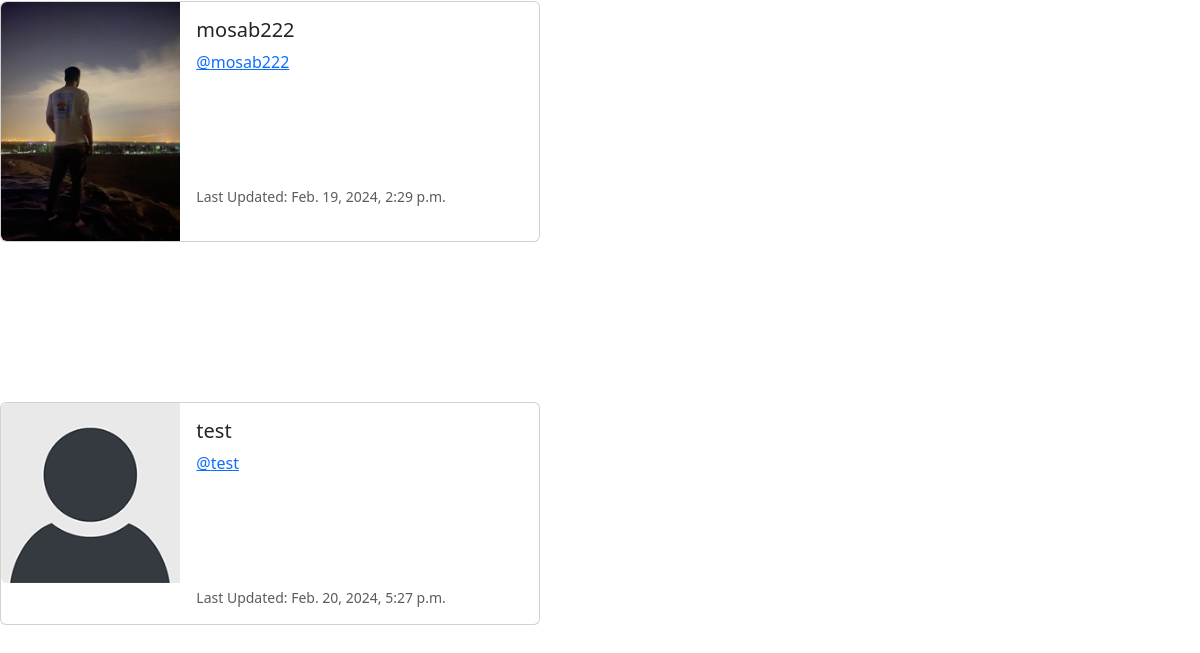
/profile_list/ (signed in, lower part), run on an earlier commit of the app's database.
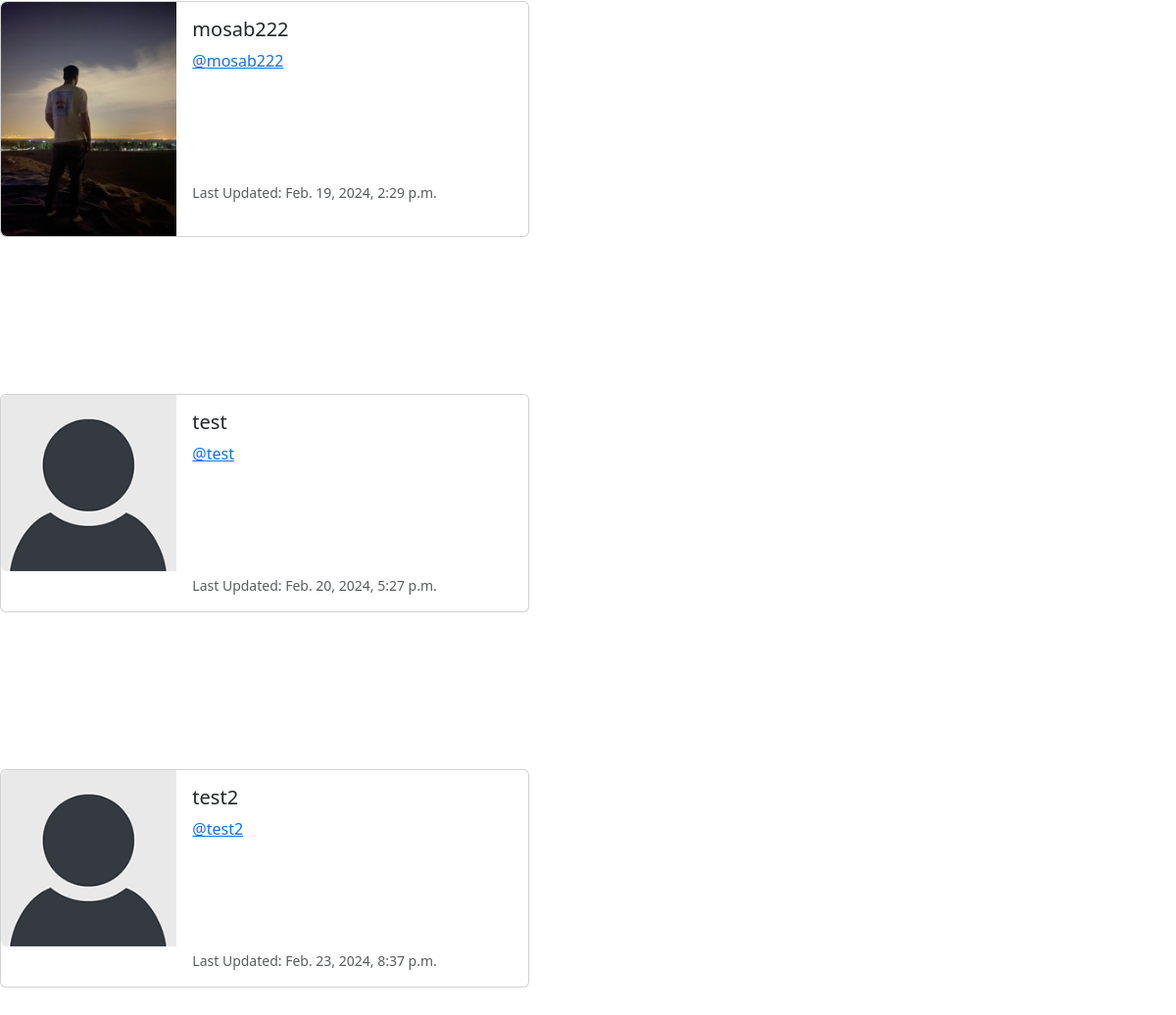
And on a later commit of the database.
### muskerapp/models.py (models this page shows, shortened)
class Profile(models.Model):
    user = models.OneToOneField(User, on_delete=models.CASCADE)
    Follows=models.ManyToManyField("self",
                                   related_name="followed_by",
                                   symmetrical=False,
                                   blank=True,
                                   )
    date_modified=models.DateTimeField(User,auto_now=True)
    profile_image=models.ImageField(null=True, blank=True,upload_to="images/")
    profile_bio=models.CharField(null=True, blank=True,max_length=100)
    homepage_link=models.CharField(null=True, blank=True,max_length=100)
    facebook_link=models.CharField(null=True, blank=True,max_length=100)
    instagram_link=models.CharField(null=True, blank=True,max_length=100)
    linkedin_link=models.CharField(null=True, blank=True,max_length=100)

### muskerapp/views.py (the view)
# urls.py: path('profile_list/',profile_list,name="profile_list"),
def profile_list(request):
    if request.user.is_authenticated:
        profiles=Profile.objects.exclude(user=request.user)
        return render(request,'profile_list.html',{'profiles':profiles})
    else:
        messages.success(request,("you must be logged in"))
        return redirect('home')

### muskerapp/templates/profile_list.html (shortened to what this page needs)
{% extends "base.html" %}
{% load static %}
{%block content%}
<br/>
{%if profiles%}
    {%for profile in profiles%}
    <div class="card mb-3" style="max-width: 540px;">
        <div class="row g-0">
          <div class="col-md-4">
            {% if profile.profile_image %}
            <img src="{{ profile.profile_image.url }}" width=200 height=200 class="img-fluid rounded-start" alt="{{profile.user.username}}">
            {% else %}
            <img src="{% static 'images/default_profile_pic.png' %}" class="img-fluid rounded-start" alt="Profile Image">
            {% endif %}
          </div>
          <div class="col-md-8">
            <div class="card-body">
              <h5 class="card-title">{{profile.user.username}}</h5>
              <p class="card-text"><a href="{% url 'profile' profile.user.id %}">@{{profile.user.username |lower}}</a></p>
              <br/><br/>
              <br/><br/>
              <p class="card-text"><small class="text-body-secondary">Last Updated: {{profile.date_modified}}</small></p>
            </div>
          </div>
        </div>
      </div>
      <br/><br/>
      <br/><br/>
      <br/><br/>
    {% endfor %}
{% endif %}
{%endblock%}

### muskerapp/templates/base.html (shortened to what this page needs)
<html lang="en">
  <head>
    <link
      href="https://cdn.jsdelivr.net/npm/bootstrap@5.3.2/dist/css/bootstrap.min.css"
      rel="stylesheet"
    />
  </head>
  <body>
    <br />
    <br />
    {% block content %} {% endblock content %}
  </body>
</html>

### muskerapp/templates/navbar.html (shortened to what this page needs)
{%load static%}

What changed in the data, as far as the page shows it:
added Profile: user.username "test2", date_modified "Feb. 23, 2024, 8:37 p.m."
